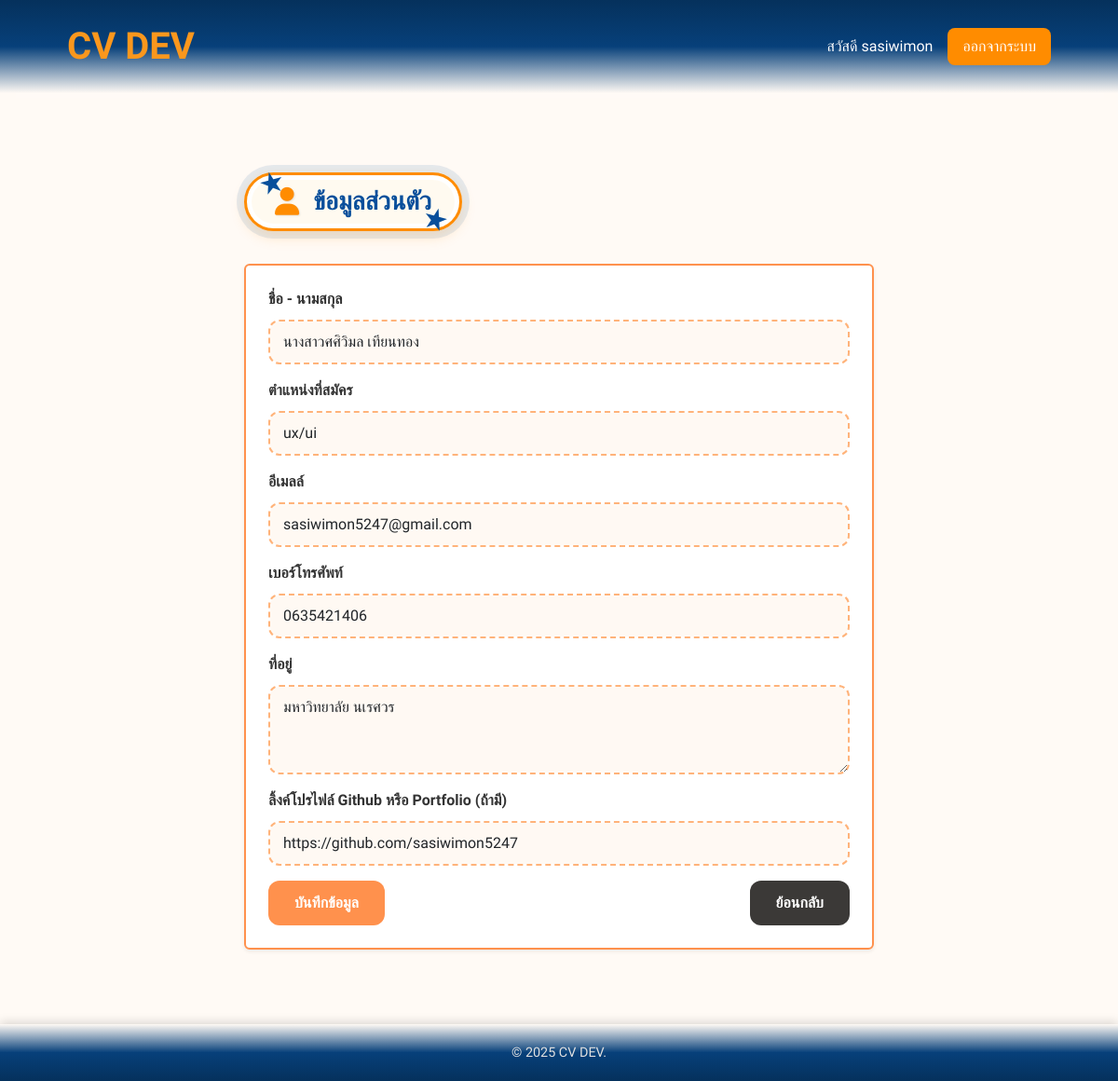
Page /personal.php (signed in) on the committed database.
### tables this page shows
CREATE TABLE IF NOT EXISTS `personal_info` (
  `user_id` int NOT NULL AUTO_INCREMENT,
  `full_name` varchar(255) DEFAULT NULL,
  `position` varchar(255) DEFAULT NULL,
  `email` varchar(255) DEFAULT NULL,
  `phone` varchar(50) DEFAULT NULL,
  `address` text,
  `profile_link` varchar(255) DEFAULT NULL,
  `updated_at` timestamp NULL DEFAULT CURRENT_TIMESTAMP ON UPDATE CURRENT_TIMESTAMP,
  PRIMARY KEY (`user_id`)
);

### personal.php (the view, shortened to what this page needs)
<?php
require_once('config.php');
$user_id = $_SESSION['user_id'];
$full_name = $position = $email = $phone = $address = $profile_link = "";
if ($_SERVER['REQUEST_METHOD'] === 'POST') {
    $full_name = $_POST['full_name'] ?? '';
    $position = $_POST['position'] ?? '';
    $email = $_POST['email'] ?? '';
    $phone = $_POST['phone'] ?? '';
    $address = $_POST['address'] ?? '';
    $profile_link = $_POST['profile_link'] ?? '';
    try {
        $stmt = $conn->prepare("SELECT user_id FROM personal_info WHERE user_id = ?");
        $stmt->execute([$user_id]);
        if ($stmt->rowCount() > 0) {
            $stmt = $conn->prepare("UPDATE personal_info SET full_name = ?, position = ?, email = ?, phone = ?, address = ?, profile_link = ?, updated_at = CURRENT_TIMESTAMP WHERE user_id = ?");
            $stmt->execute([$full_name, $position, $email, $phone, $address, $profile_link, $user_id]);
        } else {
            $stmt = $conn->prepare("INSERT INTO personal_info (user_id, full_name, position, email, phone, address, profile_link) VALUES (?, ?, ?, ?, ?, ?, ?)");
            $stmt->execute([$user_id, $full_name, $position, $email, $phone, $address, $profile_link]);
        }
        $success_msg = "บันทึกข้อมูลเรียบร้อยแล้ว";
    } catch (PDOException $e) {
        $error_msg = "เกิดข้อผิดพลาด: " . $e->getMessage();
    }
} else {
    $stmt = $conn->prepare("SELECT full_name, position, email, phone, address, profile_link FROM personal_info WHERE user_id = ?");
    $stmt->execute([$user_id]);
    $row = $stmt->fetch(PDO::FETCH_ASSOC);
    if ($row) {
        $full_name = $row['full_name'];
        $position = $row['position'];
        $email = $row['email'];
        $phone = $row['phone'];
        $address = $row['address'];
        $profile_link = $row['profile_link'];
    }
}
?>
<!DOCTYPE html>
<html lang="th">
<head>
    <link href="https://cdn.jsdelivr.net/npm/bootstrap@5.3.0/dist/css/bootstrap.min.css" rel="stylesheet">
    <link rel="stylesheet" href="https://cdnjs.cloudflare.com/ajax/libs/font-awesome/6.5.2/css/all.min.css">
    <link href="style/personal.css" rel="stylesheet">
</head>
<body>
<?php
include('ic/navbar.php');
?>
<div class="container personal-container">
    <h2 class="section-title-box">
        <i class="fa-solid fa-user section-icon"></i>
        ข้อมูลส่วนตัว
    </h2>
    <form method="post" action="" class="personal-form p-4 rounded shadow-sm">
        <div class="mb-3">
            <label for="full_name" class="form-label">ชื่อ - นามสกุล</label>
            <input type="text" id="full_name" name="full_name" class="form-control" value="<?=htmlspecialchars($full_name)?>">
        </div>
        <div class="mb-3">
            <label for="position" class="form-label">ตำแหน่งที่สมัคร</label>
            <input type="text" id="position" name="position" class="form-control" value="<?=htmlspecialchars($position)?>">
        </div>
        <div class="mb-3">
            <label for="email" class="form-label">อีเมลล์</label>
            <input type="email" id="email" name="email" class="form-control" value="<?=htmlspecialchars($email)?>">
        </div>
        <div class="mb-3">
            <label for="phone" class="form-label">เบอร์โทรศัพท์</label>
            <input type="text" id="phone" name="phone" class="form-control" value="<?=htmlspecialchars($phone)?>">
        </div>
        <div class="mb-3">
            <label for="address" class="form-label">ที่อยู่</label>
            <textarea id="address" name="address" class="form-control" rows="3"><?=htmlspecialchars($address)?></textarea>
        </div>
        <div class="mb-3">
            <label for="profile_link" class="form-label">ลิ้งค์โปรไฟล์ Github หรือ Portfolio (ถ้ามี)</label>
            <input type="url" id="profile_link" name="profile_link" class="form-control" value="<?=htmlspecialchars($profile_link)?>">
        </div>
       <div class="d-flex justify-content-between">
            <button type="submit" class="btn btn-primary btn-save">บันทึกข้อมูล</button>
            <a href="fill_out.php" class="btn btn-secondary btn-back">ย้อนกลับ</a>
        </div>
    </form>
</div>
<?php
include('ic/footer.php');
?>
</body>
</html>

### style/personal.css (style rules this page uses)
body { font-family: 'Prompt', sans-serif; background-color: #fffaf5; color: #333; margin: 0; padding: 0; min-height: 100vh; display: flex; flex-direction: column; }
.personal-container { max-width: 700px; margin: 40px auto; }
.personal-form { background: #fff; border-radius: 20px; border: 2px solid #ff914d; box-shadow: 0 6px 20px rgba(255, 145, 77, 0.15); padding: 30px; }
.personal-form label { font-weight: 600; color: #333; margin-bottom: 10px; }
.personal-form .form-control { border: 2px dashed #ffb37a; border-radius: 12px; padding: 10px 14px; background-color: #fff9f3; transition: all 0.3s ease; }
.btn-save { background-color: #ff914d; border: none; border-radius: 12px; padding: 12px 28px; font-weight: 600; color: #fff; transition: all 0.3s ease; }
.btn-back { background-color: #3b3937; border: none; border-radius: 12px; padding: 12px 28px; font-weight: 600; color: #fff; transition: all 0.3s ease; }
.section-title-box { font-size: 1.7em; font-weight: 800; text-align: center; color: #094f9b; font-family: 'Arial Rounded MT Bold', 'Arial', sans-serif; display: inline-flex; align-items: center; padding: 12px 30px; margin: 45px auto 35px auto; background-color: #fffaf0; border: 3px solid #ff8c00; border-radius: 50px; box-shadow: 0 6px 15px rgba(255, 140, 0, 0.2), 0 0 0 5px #ffffff inset, 0 0 0 8px rgba(9, 79, 155, 0.1); position: relative; transition: all 0.3s ease-out; }
.section-title-box .section-icon { font-size: 1.1em; color: #ff8c00; margin-right: 15px; text-shadow: 1px 1px 2px rgba(0, 0, 0, 0.1); }
.section-title-box::before, .section-title-box::after { content: '★'; position: absolute; color: #094f9b; font-size: 1em; font-weight: bold; line-height: 1; }
.section-title-box::before { top: -5px; left: 15px; transform: rotate(-15deg); }
.section-title-box::after { bottom: -5px; right: 15px; transform: rotate(15deg); }

### rows in the picture
personal_info: full_name "นางสาวศศิวิมล เทียนทอง", position "ux/ui", email "sasiwimon5247@gmail.com", phone "0635421406", address "มหาวิทยาลัย นเรศวร", profile_link "https://github.com/sasiwimon5247"

### other values in the picture
$username "sasiwimon"
